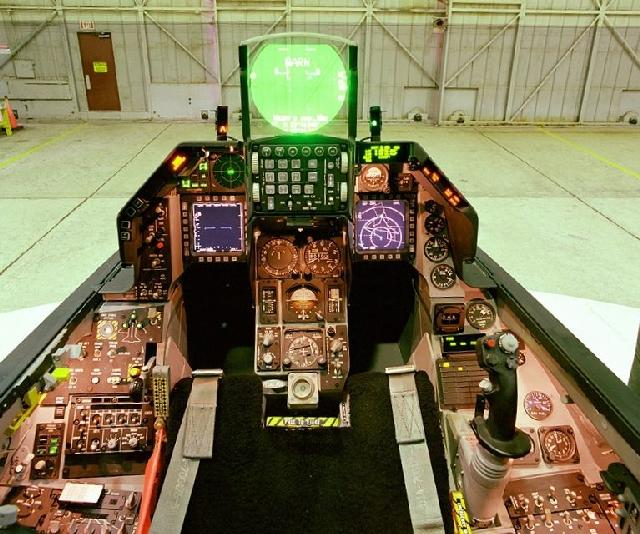
#> input picture 1/1.1PIL/1.1.4/asd.jpg, 640 x 534 px
$ python 1.1.4.py
#> lines starting #> are read from the running program, lines starting #| are printed output that depends on the picture
from PIL import Image
pil_im = Image.open('asd.jpg')
#> pil_im is the input picture: PIL image 640x534 RGB; mean R, G, B 128.1, 120.8, 87.3
pil_im.resize((128,128)).show()#缩小为指定尺寸，不改变原始数据，创建副本。
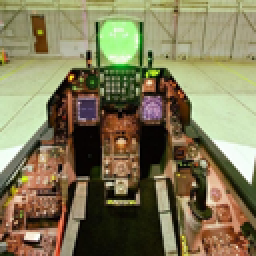
#> shown: PIL image 128x128 RGB (shown 2 times larger); mean R, G, B 128.1, 120.8, 87.3

pil_im.rotate(45).show()#旋转图像
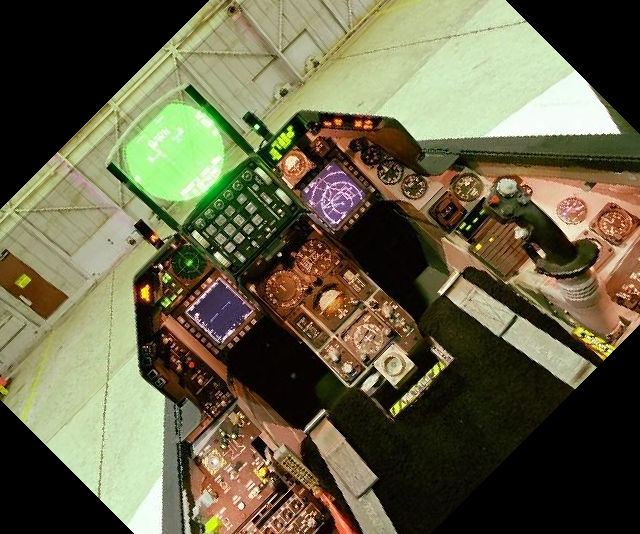
#> shown: PIL image 640x534 RGB; mean R, G, B 101.6, 97.7, 70.5
